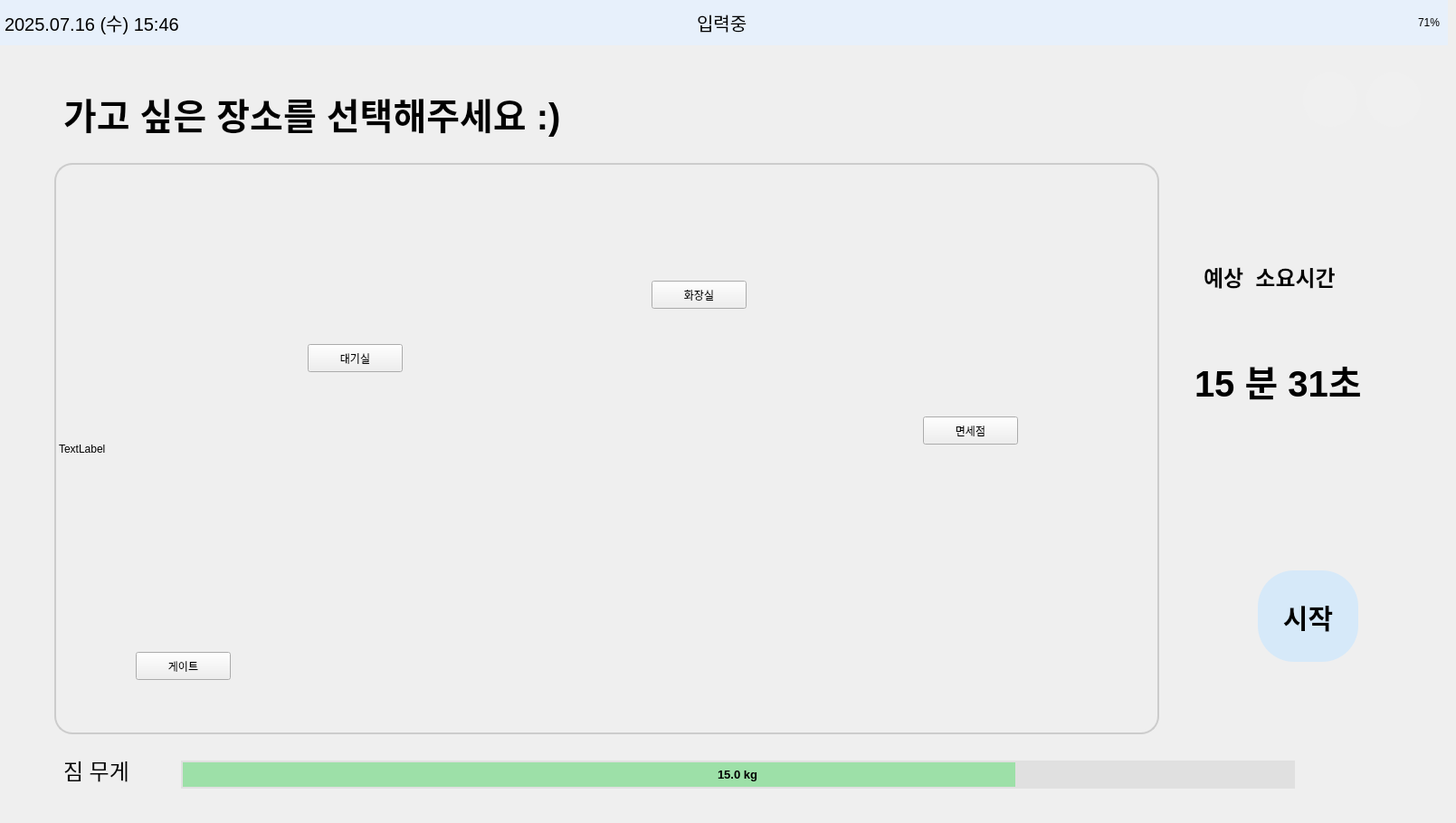
    <widget class="QWidget" name="page_select_place">
     <widget class="QLabel" name="label_weight6">
      <property name="geometry">
       <rect>
        <x>70</x>
        <y>830</y>
        <width>101</width>
        <height>41</height>
       </rect>
      </property>
      <property name="font">
       <font>
        <pointsize>18</pointsize>
       </font>
      </property>
      <property name="styleSheet">
       <string notr="true">QLabel {
    color: #000000;  /* 원하는 색상 코드로 변경 */
}
</string>
      </property>
      <property name="text">
       <string>짐 무게</string>
      </property>
      <property name="alignment">
       <set>Qt::AlignLeading|Qt::AlignLeft|Qt::AlignVCenter</set>
      </property>
     </widget>
     <widget class="QFrame" name="topbar6">
      <property name="geometry">
       <rect>
        <x>0</x>
        <y>0</y>
        <width>1600</width>
        <height>50</height>
       </rect>
      </property>
      <property name="palette">
       <palette>
        <active>
         <colorrole role="WindowText">
          <brush brushstyle="SolidPattern">
           <color alpha="255">
            <red>0</red>
            <green>0</green>
            <blue>0</blue>
           </color>
          </brush>
         </colorrole>
         <colorrole role="Button">
          <brush brushstyle="SolidPattern">
           <color alpha="255">
            <red>231</red>
            <green>240</green>
            <blue>251</blue>
           </color>
          </brush>
         </colorrole>
         <colorrole role="Light">
          <brush brushstyle="SolidPattern">
           <color alpha="255">
            <red>255</red>
            <green>116</green>
            <blue>116</blue>
           </color>
          </brush>
         </colorrole>
         <colorrole role="Midlight">
          <brush brushstyle="SolidPattern">
           <color alpha="255">
            <red>247</red>
            <green>63</green>
            <blue>63</blue>
           </color>
          </brush>
         </colorrole>
         <colorrole role="Dark">
          <brush brushstyle="SolidPattern">
           <color alpha="255">
            <red>120</red>
            <green>6</green>
            <blue>6</blue>
           </color>
          </brush>
         </colorrole>
         <colorrole role="Mid">
          <brush brushstyle="SolidPattern">
           <color alpha="255">
            <red>160</red>
            <green>7</green>
            <blue>7</blue>
           </color>
          </brush>
         </colorrole>
         <colorrole role="Text">
          <brush brushstyle="SolidPattern">
           <color alpha="255">
            <red>0</red>
            <green>0</green>
            <blue>0</blue>
           </color>
          </brush>
         </colorrole>
         <colorrole role="BrightText">
          <brush brushstyle="SolidPattern">
           <color alpha="255">
            <red>255</red>
            <green>255</green>
            <blue>255</blue>
           </color>
          </brush>
         </colorrole>
         <colorrole role="ButtonText">
          <brush brushstyle="SolidPattern">
           <color alpha="255">
            <red>0</red>
            <green>0</green>
            <blue>0</blue>
           </color>
          </brush>
         </colorrole>
         <colorrole role="Base">
          <brush brushstyle="SolidPattern">
           <color alpha="255">
            <red>231</red>
            <green>240</green>
            <blue>251</blue>
           </color>
          </brush>
         </colorrole>
         <colorrole role="Window">
          <brush brushstyle="SolidPattern">
           <color alpha="255">
            <red>231</red>
            <green>240</green>
            <blue>251</blue>
           </color>
          </brush>
         </colorrole>
         <colorrole role="Shadow">
          <brush brushstyle="SolidPattern">
           <color alpha="255">
            <red>0</red>
            <green>0</green>
            <blue>0</blue>
           </color>
          </brush>
         </colorrole>
         <colorrole role="AlternateBase">
          <brush brushstyle="SolidPattern">
           <color alpha="255">
            <red>247</red>
            <green>133</green>
            <blue>133</blue>
           </color>
          </brush>
         </colorrole>
         <colorrole role="ToolTipBase">
          <brush brushstyle="SolidPattern">
           <color alpha="255">
            <red>255</red>
            <green>255</green>
            <blue>220</blue>
           </color>
          </brush>
         </colorrole>
         <colorrole role="ToolTipText">
          <brush brushstyle="SolidPattern">
           <color alpha="255">
            <red>0</red>
            <green>0</green>
            <blue>0</blue>
           </color>
          </brush>
         </colorrole>
         <colorrole role="PlaceholderText">
          <brush brushstyle="SolidPattern">
           <color alpha="128">
            <red>0</red>
            <green>0</green>
            <blue>0</blue>
           </color>
          </brush>
         </colorrole>
        </active>
        <inactive>
         <colorrole role="WindowText">
          <brush brushstyle="SolidPattern">
           <color alpha="255">
            <red>0</red>
            <green>0</green>
            <blue>0</blue>
           </color>
          </brush>
         </colorrole>
         <colorrole role="Button">
          <brush brushstyle="SolidPattern">
           <color alpha="255">
            <red>231</red>
            <green>240</green>
            <blue>251</blue>
           </color>
          </brush>
         </colorrole>
         <colorrole role="Light">
          <brush brushstyle="SolidPattern">
           <color alpha="255">
            <red>255</red>
            <green>116</green>
            <blue>116</blue>
           </color>
          </brush>
         </colorrole>
         <colorrole role="Midlight">
          <brush brushstyle="SolidPattern">
           <color alpha="255">
            <red>247</red>
            <green>63</green>
            <blue>63</blue>
           </color>
          </brush>
         </colorrole>
         <colorrole role="Dark">
          <brush brushstyle="SolidPattern">
           <color alpha="255">
            <red>120</red>
            <green>6</green>
            <blue>6</blue>
           </color>
          </brush>
         </colorrole>
         <colorrole role="Mid">
          <brush brushstyle="SolidPattern">
           <color alpha="255">
            <red>160</red>
            <green>7</green>
            <blue>7</blue>
           </color>
          </brush>
         </colorrole>
         <colorrole role="Text">
          <brush brushstyle="SolidPattern">
           <color alpha="255">
            <red>0</red>
            <green>0</green>
            <blue>0</blue>
           </color>
          </brush>
         </colorrole>
         <colorrole role="BrightText">
          <brush brushstyle="SolidPattern">
           <color alpha="255">
            <red>255</red>
            <green>255</green>
            <blue>255</blue>
           </color>
          </brush>
         </colorrole>
         <colorrole role="ButtonText">
          <brush brushstyle="SolidPattern">
           <color alpha="255">
            <red>0</red>
            <green>0</green>
            <blue>0</blue>
           </color>
          </brush>
         </colorrole>
         <colorrole role="Base">
          <brush brushstyle="SolidPattern">
           <color alpha="255">
            <red>231</red>
            <green>240</green>
            <blue>251</blue>
           </color>
          </brush>
         </colorrole>
         <colorrole role="Window">
          <brush brushstyle="SolidPattern">
           <color alpha="255">
            <red>231</red>
            <green>240</green>
            <blue>251</blue>
           </color>
          </brush>
         </colorrole>
         <colorrole role="Shadow">
          <brush brushstyle="SolidPattern">
           <color alpha="255">
            <red>0</red>
            <green>0</green>
            <blue>0</blue>
           </color>
          </brush>
         </colorrole>
         <colorrole role="AlternateBase">
          <brush brushstyle="SolidPattern">
           <color alpha="255">
            <red>247</red>
            <green>133</green>
            <blue>133</blue>
           </color>
          </brush>
         </colorrole>
         <colorrole role="ToolTipBase">
          <brush brushstyle="SolidPattern">
           <color alpha="255">
            <red>255</red>
            <green>255</green>
            <blue>220</blue>
           </color>
          </brush>
         </colorrole>
         <colorrole role="ToolTipText">
          <brush brushstyle="SolidPattern">
           <color alpha="255">
            <red>0</red>
            <green>0</green>
            <blue>0</blue>
           </color>
          </brush>
         </colorrole>
         <colorrole role="PlaceholderText">
          <brush brushstyle="SolidPattern">
           <color alpha="128">
            <red>0</red>
            <green>0</green>
            <blue>0</blue>
           </color>
          </brush>
         </colorrole>
        </inactive>
        <disabled>
         <colorrole role="WindowText">
          <brush brushstyle="SolidPattern">
           <color alpha="255">
            <red>120</red>
            <green>6</green>
            <blue>6</blue>
           </color>
          </brush>
         </colorrole>
         <colorrole role="Button">
          <brush brushstyle="SolidPattern">
           <color alpha="255">
            <red>231</red>
            <green>240</green>
            <blue>251</blue>
           </color>
          </brush>
         </colorrole>
         <colorrole role="Light">
          <brush brushstyle="SolidPattern">
           <color alpha="255">
            <red>255</red>
            <green>116</green>
            <blue>116</blue>
           </color>
          </brush>
         </colorrole>
         <colorrole role="Midlight">
          <brush brushstyle="SolidPattern">
           <color alpha="255">
            <red>247</red>
            <green>63</green>
            <blue>63</blue>
           </color>
          </brush>
         </colorrole>
         <colorrole role="Dark">
          <brush brushstyle="SolidPattern">
           <color alpha="255">
            <red>120</red>
            <green>6</green>
            <blue>6</blue>
           </color>
          </brush>
         </colorrole>
         <colorrole role="Mid">
          <brush brushstyle="SolidPattern">
           <color alpha="255">
            <red>160</red>
            <green>7</green>
            <blue>7</blue>
           </color>
          </brush>
         </colorrole>
         <colorrole role="Text">
          <brush brushstyle="SolidPattern">
           <color alpha="255">
            <red>120</red>
            <green>6</green>
            <blue>6</blue>
           </color>
          </brush>
         </colorrole>
         <colorrole role="BrightText">
          <brush brushstyle="SolidPattern">
           <color alpha="255">
            <red>255</red>
            <green>255</green>
            <blue>255</blue>
           </color>
          </brush>
         </colorrole>
         <colorrole role="ButtonText">
          <brush brushstyle="SolidPattern">
           <color alpha="255">
            <red>120</red>
            <green>6</green>
            <blue>6</blue>
           </color>
          </brush>
         </colorrole>
         <colorrole role="Base">
          <brush brushstyle="SolidPattern">
           <color alpha="255">
            <red>231</red>
            <green>240</green>
            <blue>251</blue>
           </color>
          </brush>
         </colorrole>
         <colorrole role="Window">
          <brush brushstyle="SolidPattern">
           <color alpha="255">
            <red>231</red>
            <green>240</green>
            <blue>251</blue>
           </color>
          </brush>
         </colorrole>
         <colorrole role="Shadow">
          <brush brushstyle="SolidPattern">
           <color alpha="255">
            <red>0</red>
            <green>0</green>
            <blue>0</blue>
           </color>
          </brush>
         </colorrole>
         <colorrole role="AlternateBase">
          <brush brushstyle="SolidPattern">
           <color alpha="255">
            <red>240</red>
            <green>11</green>
            <blue>11</blue>
           </color>
          </brush>
         </colorrole>
         <colorrole role="ToolTipBase">
          <brush brushstyle="SolidPattern">
           <color alpha="255">
            <red>255</red>
            <green>255</green>
            <blue>220</blue>
           </color>
          </brush>
         </colorrole>
         <colorrole role="ToolTipText">
          <brush brushstyle="SolidPattern">
           <color alpha="255">
            <red>0</red>
            <green>0</green>
            <blue>0</blue>
           </color>
          </brush>
         </colorrole>
         <colorrole role="PlaceholderText">
          <brush brushstyle="SolidPattern">
           <color alpha="128">
            <red>0</red>
            <green>0</green>
            <blue>0</blue>
           </color>
          </brush>
         </colorrole>
        </disabled>
       </palette>
      </property>
      <property name="styleSheet">
       <string>background-color: #e7f0fb;</string>
      </property>
      <widget class="QLabel" name="label_datetime6">
       <property name="geometry">
        <rect>
         <x>5</x>
         <y>0</y>
         <width>331</width>
         <height>50</height>
        </rect>
       </property>
       <property name="font">
        <font>
         <pointsize>15</pointsize>
        </font>
       </property>
       <property name="text">
        <string>2025.07.16 (수) 15:46</string>
       </property>
      </widget>
      <widget class="QLabel" name="label_battery6">
       <property name="geometry">
        <rect>
         <x>1470</x>
         <y>0</y>
         <width>121</width>
         <height>50</height>
        </rect>
       </property>
       <property name="text">
        <string>71%</string>
       </property>
       <property name="alignment">
        <set>Qt::AlignRight|Qt::AlignTrailing|Qt::AlignVCenter</set>
       </property>
      </widget>
      <widget class="QLabel" name="label_status6">
       <property name="geometry">
        <rect>
         <x>770</x>
         <y>0</y>
         <width>141</width>
         <height>50</height>
        </rect>
       </property>
       <property name="font">
        <font>
         <pointsize>15</pointsize>
         <weight>50</weight>
         <bold>false</bold>
        </font>
       </property>
       <property name="text">
        <string>입력중</string>
       </property>
      </widget>
      <widget class="QLabel" name="label_image6">
       <property name="geometry">
        <rect>
         <x>690</x>
         <y>0</y>
         <width>71</width>
         <height>50</height>
        </rect>
       </property>
       <property name="text">
        <string/>
       </property>
       <property name="pixmap">
        <pixmap>icon/입력중.png</pixmap>
       </property>
       <property name="scaledContents">
        <bool>true</bool>
       </property>
      </widget>
     </widget>
     <widget class="QProgressBar" name="weight_bar6">
      <property name="geometry">
       <rect>
        <x>200</x>
        <y>840</y>
        <width>1231</width>
        <height>31</height>
       </rect>
      </property>
      <property name="font">
       <font>
        <pointsize>10</pointsize>
        <weight>75</weight>
        <bold>true</bold>
       </font>
      </property>
      <property name="styleSheet">
       <string notr="true">QProgressBar {
    border: 2px solid #E0E0E0;         /* 테두리: 불투명 회색 */
    border-radius: 30px;               /* 둥글게 */
    background-color: #E0E0E0;         /* 배경: 불투명 연회색 */
    text-align: center;                /* 텍스트 중앙 정렬 */
}

QProgressBar::chunk {
    background-color: rgba(129, 224, 144, 180);   /* 초록색 바 + 투명도 */
    border-radius: 30px;
}
</string>
      </property>
      <property name="maximum">
       <number>20000</number>
      </property>
      <property name="value">
       <number>15000</number>
      </property>
      <property name="format">
       <string>15.0 kg</string>
      </property>
     </widget>
     <widget class="QLabel" name="label_select_place_text6">
      <property name="geometry">
       <rect>
        <x>70</x>
        <y>60</y>
        <width>1021</width>
        <height>131</height>
       </rect>
      </property>
      <property name="font">
       <font>
        <pointsize>30</pointsize>
        <weight>75</weight>
        <bold>true</bold>
       </font>
      </property>
      <property name="styleSheet">
       <string notr="true">background-color: rgba(255, 255, 255, 0);</string>
      </property>
      <property name="text">
       <string>가고 싶은 장소를 선택해주세요 :)</string>
      </property>
      <property name="alignment">
       <set>Qt::AlignLeading|Qt::AlignLeft|Qt::AlignVCenter</set>
      </property>
     </widget>
     <widget class="QPushButton" name="btn_back6">
      <property name="geometry">
       <rect>
        <x>1510</x>
        <y>80</y>
        <width>60</width>
        <height>60</height>
       </rect>
      </property>
      <property name="palette">
       <palette>
        <active>
         <colorrole role="Button">
          <brush brushstyle="SolidPattern">
           <color alpha="255">
            <red>240</red>
            <green>240</green>
            <blue>240</blue>
           </color>
          </brush>
         </colorrole>
         <colorrole role="Base">
          <brush brushstyle="SolidPattern">
           <color alpha="255">
            <red>240</red>
            <green>240</green>
            <blue>240</blue>
           </color>
          </brush>
         </colorrole>
         <colorrole role="Window">
          <brush brushstyle="SolidPattern">
           <color alpha="255">
            <red>240</red>
            <green>240</green>
            <blue>240</blue>
           </color>
          </brush>
         </colorrole>
        </active>
        <inactive>
         <colorrole role="Button">
          <brush brushstyle="SolidPattern">
           <color alpha="255">
            <red>240</red>
            <green>240</green>
            <blue>240</blue>
           </color>
          </brush>
         </colorrole>
         <colorrole role="Base">
          <brush brushstyle="SolidPattern">
           <color alpha="255">
            <red>240</red>
            <green>240</green>
            <blue>240</blue>
           </color>
          </brush>
         </colorrole>
         <colorrole role="Window">
          <brush brushstyle="SolidPattern">
           <color alpha="255">
            <red>240</red>
            <green>240</green>
            <blue>240</blue>
           </color>
          </brush>
         </colorrole>
        </inactive>
        <disabled>
         <colorrole role="Button">
          <brush brushstyle="SolidPattern">
           <color alpha="255">
            <red>240</red>
            <green>240</green>
            <blue>240</blue>
           </color>
          </brush>
         </colorrole>
         <colorrole role="Base">
          <brush brushstyle="SolidPattern">
           <color alpha="255">
            <red>240</red>
            <green>240</green>
            <blue>240</blue>
           </color>
          </brush>
         </colorrole>
         <colorrole role="Window">
          <brush brushstyle="SolidPattern">
           <color alpha="255">
            <red>240</red>
            <green>240</green>
            <blue>240</blue>
           </color>
          </brush>
         </colorrole>
        </disabled>
       </palette>
      </property>
      <property name="styleSheet">
       <string notr="true">QPushButton {
    border: none;
    border-radius: 30px;
    background-color: #F0F0F0;
}</string>
      </property>
      <property name="text">
       <string/>
      </property>
      <property name="icon">
       <iconset>
        <normaloff>icon/back.png</normaloff>icon/back.png</iconset>
      </property>
      <property name="iconSize">
       <size>
        <width>40</width>
        <height>40</height>
       </size>
      </property>
     </widget>
     <widget class="QPushButton" name="btn_home6">
      <property name="geometry">
       <rect>
        <x>1440</x>
        <y>80</y>
        <width>60</width>
        <height>60</height>
       </rect>
      </property>
      <property name="palette">
       <palette>
        <active>
         <colorrole role="Button">
          <brush brushstyle="SolidPattern">
           <color alpha="255">
            <red>240</red>
            <green>240</green>
            <blue>240</blue>
           </color>
          </brush>
         </colorrole>
         <colorrole role="Base">
          <brush brushstyle="SolidPattern">
           <color alpha="255">
            <red>240</red>
            <green>240</green>
            <blue>240</blue>
           </color>
          </brush>
         </colorrole>
         <colorrole role="Window">
          <brush brushstyle="SolidPattern">
           <color alpha="255">
            <red>240</red>
            <green>240</green>
            <blue>240</blue>
           </color>
          </brush>
         </colorrole>
        </active>
        <inactive>
         <colorrole role="Button">
          <brush brushstyle="SolidPattern">
           <color alpha="255">
            <red>240</red>
            <green>240</green>
            <blue>240</blue>
           </color>
          </brush>
         </colorrole>
         <colorrole role="Base">
          <brush brushstyle="SolidPattern">
           <color alpha="255">
            <red>240</red>
            <green>240</green>
            <blue>240</blue>
           </color>
          </brush>
         </colorrole>
         <colorrole role="Window">
          <brush brushstyle="SolidPattern">
           <color alpha="255">
            <red>240</red>
            <green>240</green>
            <blue>240</blue>
           </color>
          </brush>
         </colorrole>
        </inactive>
        <disabled>
         <colorrole role="Button">
          <brush brushstyle="SolidPattern">
           <color alpha="255">
            <red>240</red>
            <green>240</green>
            <blue>240</blue>
           </color>
          </brush>
         </colorrole>
         <colorrole role="Base">
          <brush brushstyle="SolidPattern">
           <color alpha="255">
            <red>240</red>
            <green>240</green>
            <blue>240</blue>
           </color>
          </brush>
         </colorrole>
         <colorrole role="Window">
          <brush brushstyle="SolidPattern">
           <color alpha="255">
            <red>240</red>
            <green>240</green>
            <blue>240</blue>
           </color>
          </brush>
         </colorrole>
        </disabled>
       </palette>
      </property>
      <property name="styleSheet">
       <string notr="true">QPushButton {
    border: none;
    border-radius: 30px;
    background-color: #F0F0F0;
}</string>
      </property>
      <property name="text">
       <string/>
      </property>
      <property name="icon">
       <iconset>
        <normaloff>icon/home.png</normaloff>icon/home.png</iconset>
      </property>
      <property name="iconSize">
       <size>
        <width>40</width>
        <height>40</height>
       </size>
      </property>
     </widget>
     <widget class="QLabel" name="label_map6">
      <property name="geometry">
       <rect>
        <x>60</x>
        <y>180</y>
        <width>1221</width>
        <height>631</height>
       </rect>
      </property>
      <property name="styleSheet">
       <string notr="true">QLabel {
    border: 2px solid #CCCCCC;
    border-radius: 20px;
    background-color: transparent;  /* 배경은 필요에 따라 투명 */
    padding: 0px;                   /* 안쪽 여백 없음 = 꽉 채움 */
}

</string>
      </property>
      <property name="text">
       <string>TextLabel</string>
      </property>
     </widget>
     <widget class="QLabel" name="label_predict_time6">
      <property name="geometry">
       <rect>
        <x>1330</x>
        <y>260</y>
        <width>181</width>
        <height>91</height>
       </rect>
      </property>
      <property name="font">
       <font>
        <pointsize>18</pointsize>
        <weight>75</weight>
        <bold>true</bold>
       </font>
      </property>
      <property name="text">
       <string>예상  소요시간</string>
      </property>
      <property name="wordWrap">
       <bool>true</bool>
      </property>
     </widget>
     <widget class="QLabel" name="label_time6">
      <property name="geometry">
       <rect>
        <x>1320</x>
        <y>380</y>
        <width>241</width>
        <height>81</height>
       </rect>
      </property>
      <property name="font">
       <font>
        <pointsize>30</pointsize>
        <weight>75</weight>
        <bold>true</bold>
       </font>
      </property>
      <property name="text">
       <string>15 분 31초</string>
      </property>
     </widget>
     <widget class="QPushButton" name="btn_start6">
      <property name="geometry">
       <rect>
        <x>1390</x>
        <y>630</y>
        <width>111</width>
        <height>101</height>
       </rect>
      </property>
      <property name="font">
       <font>
        <pointsize>-1</pointsize>
        <weight>75</weight>
        <bold>true</bold>
       </font>
      </property>
      <property name="styleSheet">
       <string notr="true">QPushButton {
    background-color: #d6e9f9;
    border: none;
    border-radius: 40px;        /* 반지름 = 버튼 크기 절반 */
    min-width: 80px;
    min-height: 80px;
    font-size: 30px;
    font-weight: bold;
    color: #000000;
}
</string>
      </property>
      <property name="text">
       <string>시작</string>
      </property>
     </widget>
     <widget class="QPushButton" name="btn_place_shop6">
      <property name="geometry">
       <rect>
        <x>1020</x>
        <y>460</y>
        <width>105</width>
        <height>31</height>
       </rect>
      </property>
      <property name="text">
       <string>면세점</string>
      </property>
     </widget>
     <widget class="QPushButton" name="btn_place_toilet6">
      <property name="geometry">
       <rect>
        <x>720</x>
        <y>310</y>
        <width>105</width>
        <height>31</height>
       </rect>
      </property>
      <property name="text">
       <string>화장실</string>
      </property>
     </widget>
     <widget class="QPushButton" name="btn_place_wait6">
      <property name="geometry">
       <rect>
        <x>340</x>
        <y>380</y>
        <width>105</width>
        <height>31</height>
       </rect>
      </property>
      <property name="text">
       <string>대기실</string>
      </property>
     </widget>
     <widget class="QPushButton" name="btn_place_gate6">
      <property name="geometry">
       <rect>
        <x>150</x>
        <y>720</y>
        <width>105</width>
        <height>31</height>
       </rect>
      </property>
      <property name="text">
       <string>게이트</string>
      </property>
     </widget>
     <widget class="QLabel" name="label_background6">
      <property name="geometry">
       <rect>
        <x>0</x>
        <y>50</y>
        <width>1600</width>
        <height>850</height>
       </rect>
      </property>
      <property name="text">
       <string/>
      </property>
      <property name="pixmap">
       <pixmap>icon/hero-mkif-incheon-international-airport-expressway.jpeg</pixmap>
      </property>
      <property name="scaledContents">
       <bool>true</bool>
      </property>
     </widget>
     <zorder>label_background6</zorder>
     <zorder>label_weight6</zorder>
     <zorder>topbar6</zorder>
     <zorder>weight_bar6</zorder>
     <zorder>label_select_place_text6</zorder>
     <zorder>btn_back6</zorder>
     <zorder>btn_home6</zorder>
     <zorder>label_map6</zorder>
     <zorder>label_predict_time6</zorder>
     <zorder>label_time6</zorder>
     <zorder>btn_start6</zorder>
     <zorder>btn_place_shop6</zorder>
     <zorder>btn_place_toilet6</zorder>
     <zorder>btn_place_wait6</zorder>
     <zorder>btn_place_gate6</zorder>
    </widget>
